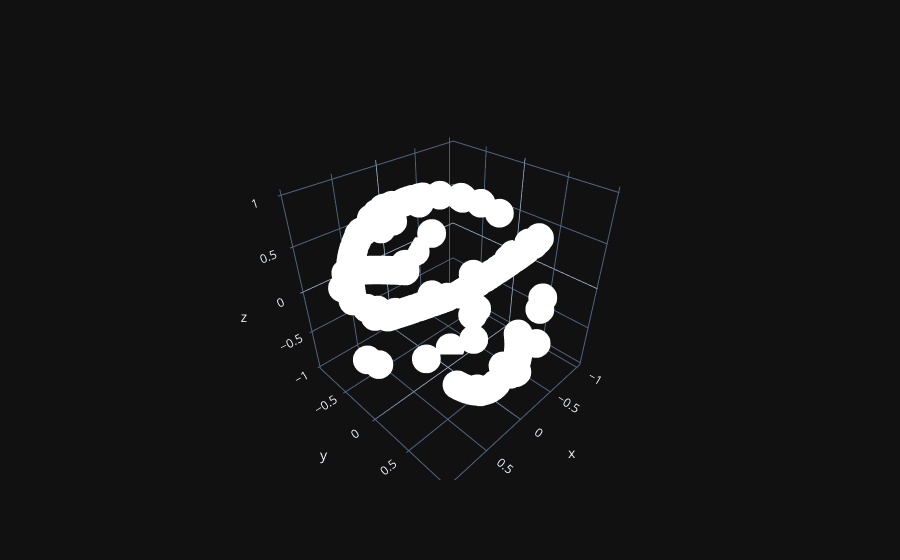

The code cell stored with this chart in its notebook:
### Code cell
normalization = np.linalg.norm(data_satellite, axis=1)[:, np.newaxis]
data_satellite_norm = data_satellite / normalization

fig = go.Figure(data=[go.Scatter3d(x=data_satellite_norm[:,0], y=data_satellite_norm[:,1], z=data_satellite_norm[:,2],
                                   mode='markers',name="Satellite", marker={"size":10, "color":"white"})])

fig.show()

### Figure 1 — Plotly figure (JSON) as saved in the notebook; plotly's stock layout.template omitted (floating-point values rounded to 4 significant figures; data arrays with more than 128 entries replaced by an {"elided": "..."} marker saying what was removed)
{"data": [{"marker": {"color": "white", "size": 10}, "mode": "markers", "name": "Satellite", "x": {"elided": "208 float values"}, "y": {"elided": "208 float values"}, "z": {"elided": "208 float values"}, "type": "scatter3d"}], "layout": {}}
